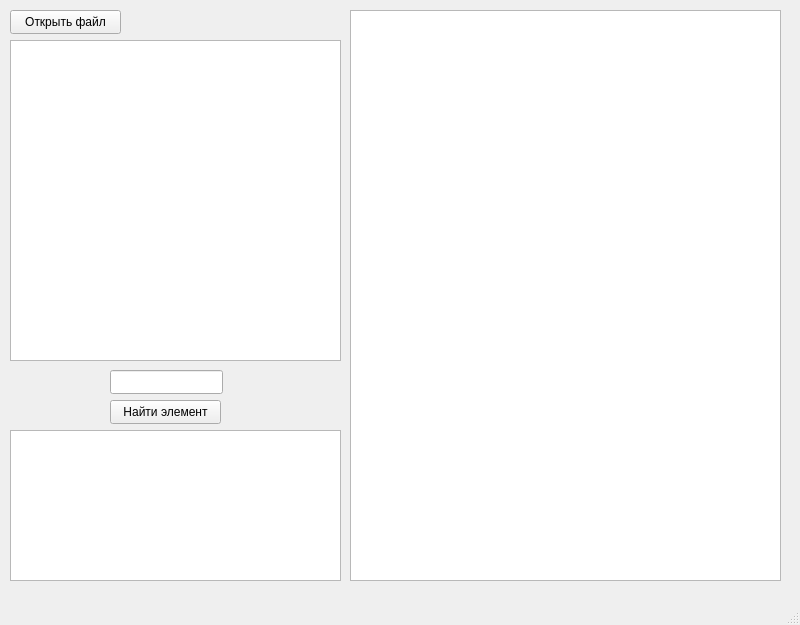
<?xml version="1.0" encoding="UTF-8"?>
<ui version="4.0">
 <class>MainWindow</class>
 <widget class="QMainWindow" name="MainWindow">
  <property name="geometry">
   <rect>
    <x>0</x>
    <y>0</y>
    <width>800</width>
    <height>625</height>
   </rect>
  </property>
  <property name="windowTitle">
   <string>MainWindow</string>
  </property>
  <widget class="QWidget" name="centralwidget">
   <widget class="QPushButton" name="OpenFile">
    <property name="geometry">
     <rect>
      <x>10</x>
      <y>10</y>
      <width>111</width>
      <height>24</height>
     </rect>
    </property>
    <property name="text">
     <string>Открыть файл</string>
    </property>
   </widget>
   <widget class="QListWidget" name="mainListWidget">
    <property name="geometry">
     <rect>
      <x>350</x>
      <y>10</y>
      <width>431</width>
      <height>571</height>
     </rect>
    </property>
    <property name="verticalScrollBarPolicy">
     <enum>Qt::ScrollBarPolicy::ScrollBarAsNeeded</enum>
    </property>
    <property name="verticalScrollMode">
     <enum>QAbstractItemView::ScrollMode::ScrollPerPixel</enum>
    </property>
   </widget>
   <widget class="QLineEdit" name="variableName">
    <property name="geometry">
     <rect>
      <x>110</x>
      <y>370</y>
      <width>113</width>
      <height>24</height>
     </rect>
    </property>
   </widget>
   <widget class="QPushButton" name="findVariable">
    <property name="geometry">
     <rect>
      <x>110</x>
      <y>400</y>
      <width>111</width>
      <height>24</height>
     </rect>
    </property>
    <property name="text">
     <string>Найти элемент</string>
    </property>
   </widget>
   <widget class="QListWidget" name="stateInfoList">
    <property name="geometry">
     <rect>
      <x>10</x>
      <y>40</y>
      <width>331</width>
      <height>321</height>
     </rect>
    </property>
   </widget>
   <widget class="QListWidget" name="variableInfoList">
    <property name="geometry">
     <rect>
      <x>10</x>
      <y>430</y>
      <width>331</width>
      <height>151</height>
     </rect>
    </property>
   </widget>
  </widget>
  <widget class="QMenuBar" name="menubar">
   <property name="geometry">
    <rect>
     <x>0</x>
     <y>0</y>
     <width>800</width>
     <height>21</height>
    </rect>
   </property>
  </widget>
  <widget class="QStatusBar" name="statusbar"/>
 </widget>
 <resources/>
 <connections/>
</ui>
